Frame 1 (no input): blank canvas, image omitted
Frame 60 (the mouse pressed at the canvas centre just before this capture): blank canvas, image omitted
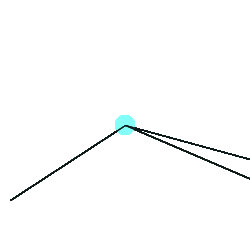
Frame 120 (the mouse held since frame 60 and released just before this capture)

The Processing sketch whose frames 1 and 60 were blank and that drew this single picture after the mouse press (run headless with seeded random() and noise(); from frame 60 on, the mouse is pressed at the canvas centre):

// Processing sketch: processing_138007
// ── processing_138007.pde

int counter;

void setup() {  //setup function called initially, only once
  size(250, 250);
  background(255);  //set background white
  colorMode(HSB);   //set colors to Hue, Saturation, Brightness mode
  counter = 0;
}

void draw() {  //draw function loops 
  counter++;
  noStroke();
  fill(mouseX,mouseY,255,50);
  
  if(mousePressed == true) { //add some interaction
    ellipse(mouseX, mouseY, 20, 20);
     fill(mouseY-1, mouseX, 45);
     
 stroke(mouseX-1, mouseY,25);
line(mouseX,mouseY,10,200);
line(400,200,mouseX,mouseY);
line(mouseX,mouseY,300,200);
  }
 
}
